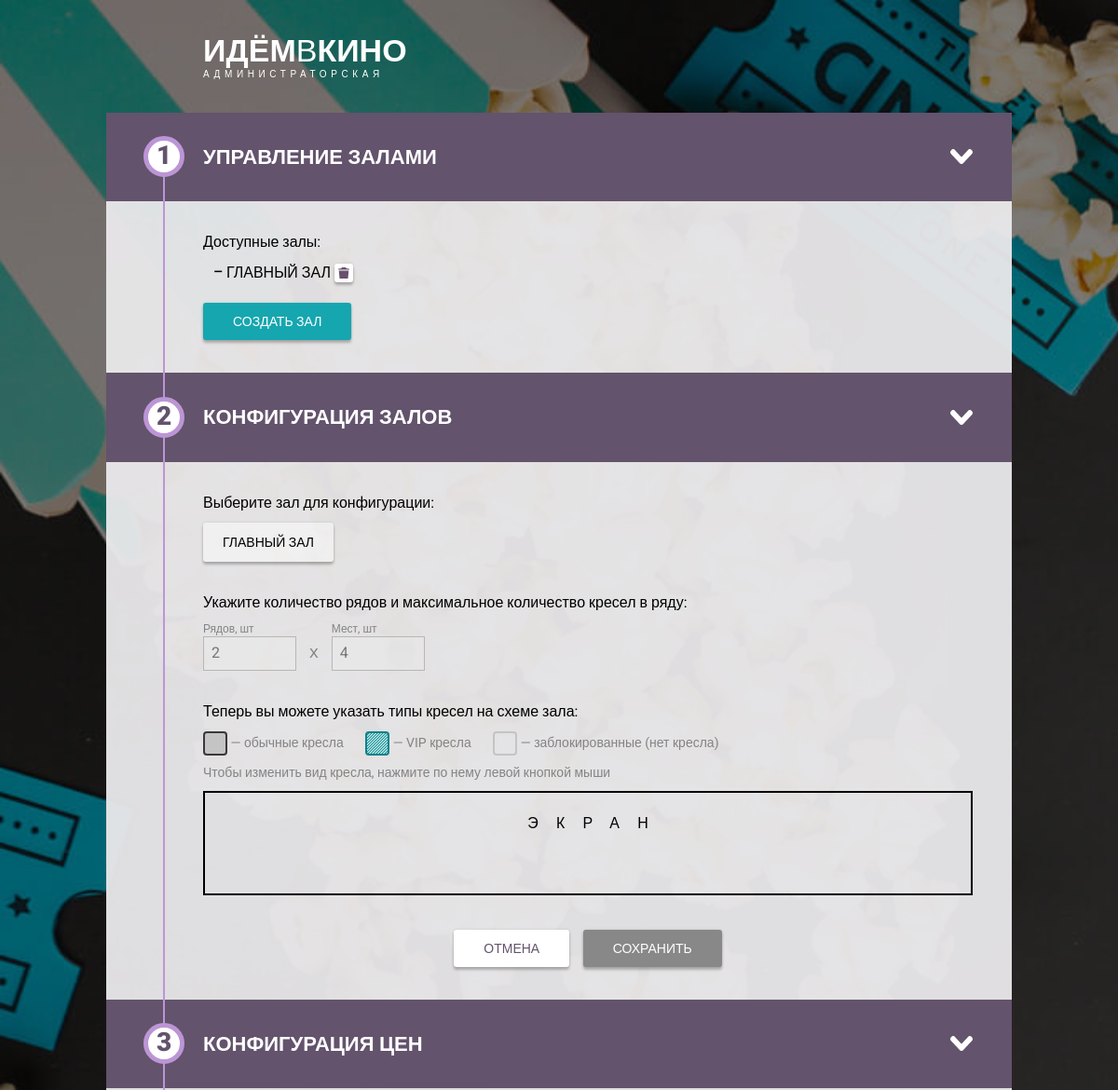
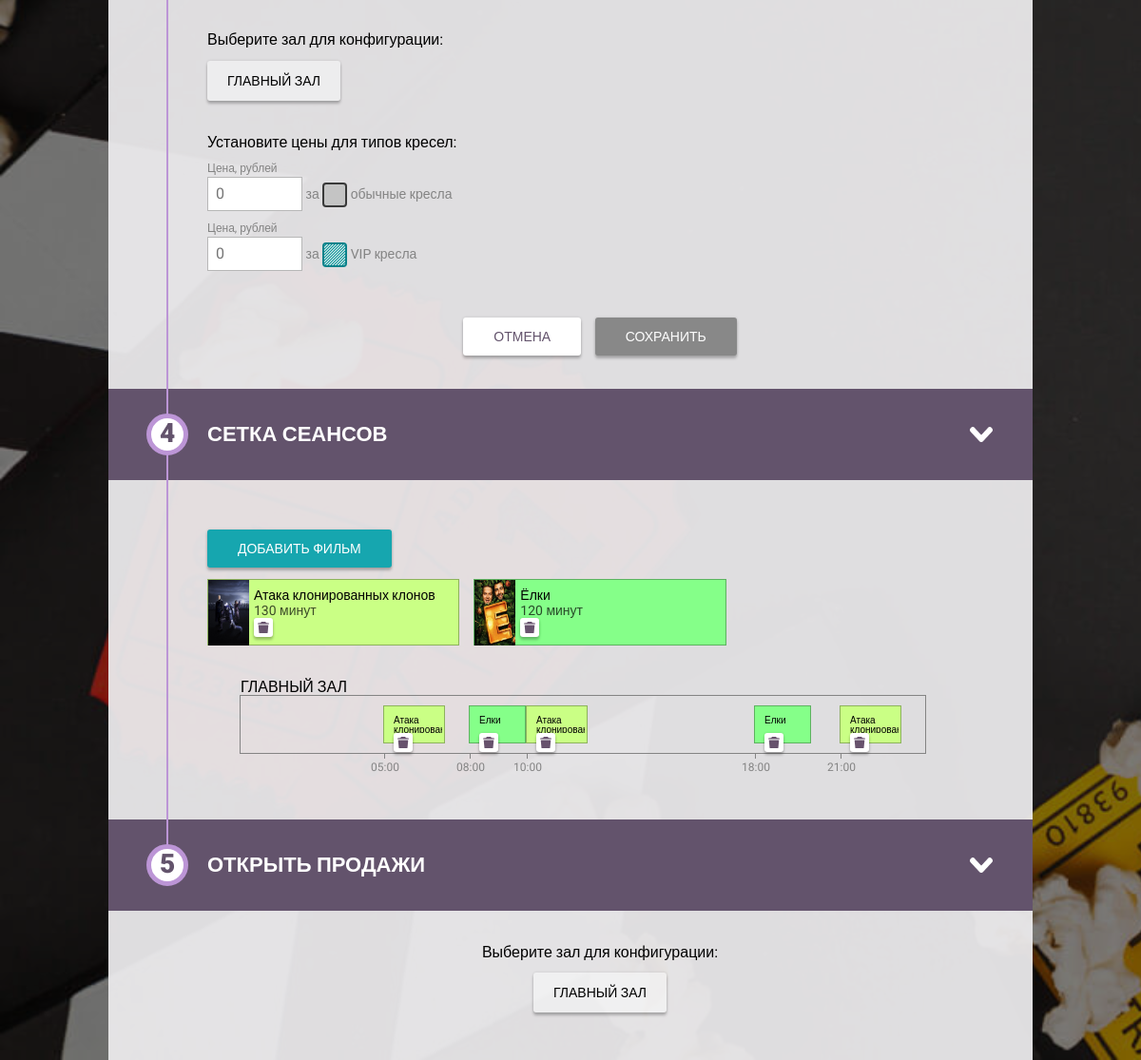
/admin/index.php (signed in), run on the app's committed database (2 pictures, top to bottom).
### tables this page shows
CREATE TABLE `halls` (
  `id` int NOT NULL AUTO_INCREMENT,
  `name` varchar(100) DEFAULT NULL,
  `grid` varchar(1500) DEFAULT '{"rows":2,"places":4,"grid":[0,1,1,0,2,0,0,2]}',
  `cost` varchar(200) DEFAULT '{"standart": 100, "vip":150}',
  `status` tinyint(1) DEFAULT '0',
  PRIMARY KEY (`id`)
);

CREATE TABLE `films` (
  `id` int NOT NULL AUTO_INCREMENT,
  `name` varchar(100) NOT NULL,
  `duration` int NOT NULL,
  `description` varchar(500) DEFAULT NULL,
  `country` varchar(50) DEFAULT NULL,
  `poster` varchar(200) DEFAULT NULL,
  PRIMARY KEY (`id`)
);

CREATE TABLE `seances` (
  `id` int NOT NULL AUTO_INCREMENT,
  `hall_id` int DEFAULT NULL,
  `film_id` int DEFAULT NULL,
  `time_start` varchar(5) DEFAULT NULL,
  PRIMARY KEY (`id`),
  KEY `seances_halls_FK` (`hall_id`),
  KEY `seances_films_FK` (`film_id`),
  CONSTRAINT `seances_films_FK` FOREIGN KEY (`film_id`) REFERENCES `films` (`id`),
  CONSTRAINT `seances_halls_FK` FOREIGN KEY (`hall_id`) REFERENCES `halls` (`id`)
);

### classes/Database.php (called while the page is built, shortened)
<?php
class Database {
    private $host = 'db';
    private $db_name = 'diploma_php';
    private $username = 'diplom_user';
    private $password = '123456789Qwer1';
    private $conn;
    private function connect() {
        $this->conn = null;
        try {
            $this->conn = new PDO('mysql:host=' . $this->host . ';dbname=' . $this->db_name, $this->username, $this->password);
            $this->conn->setAttribute(PDO::ATTR_ERRMODE, PDO::ERRMODE_EXCEPTION);
        } catch (PDOException $e) {
            echo 'Connection Error: ' . $e->getMessage();
        }
    }
    public function query($query, $params = []) {
        $stmt = $this->conn->prepare($query);
        $stmt->execute();
        return $stmt->fetchAll(PDO::FETCH_ASSOC);
    }
    public function selectWhere($table, $columns, $where) {
        if(count($columns) >= 1)
            $columns_str = implode(", ", $columns);
        else
            $columns_str = '*';
        $query = "SELECT $columns_str FROM $table";
        if(count($where) >= 1) {
            $where_str = '';
            foreach ($where as $key => $value) {
                $where_str .= $key . '=' . $value . ' AND ';
            }
            $where_str = rtrim($where_str, ' AND ');
            $query .= " WHERE $where_str";
        }
        return $this->query($query);
    }
}
?>

### admin/index.php (the view, shortened to what this page needs)
<?
require_once $_SERVER['DOCUMENT_ROOT'] . '/service/header.php';
?>
<!DOCTYPE html>
<html lang="ru">
<head>
    <link rel="stylesheet" href="CSS/normalize.css">
    <link rel="stylesheet" href="CSS/styles.css">
</head>
<body>
<header class="page-header">
    <h1 class="page-header__title">Идём<span>в</span>кино</h1>
    <span class="page-header__subtitle">Администраторская</span>
</header>
<main class="conf-steps">
    <section class="conf-step">
        <header class="conf-step__header conf-step__header_opened">
            <h2 class="conf-step__title">Управление залами</h2>
        </header>
        <div class="conf-step__wrapper">
            <p class="conf-step__paragraph">Доступные залы:</p>
            <ul class="conf-step__list">
                <? $allHalls = $db->selectWhere('halls', ['id', 'name'], []);
                foreach ($allHalls as $hall): ?>
                    <li>
                        <?= $hall['name'] ?>
                        <button class="conf-step__button conf-step__button-trash delete_hall"
                                data-idhall="<?= $hall['id'] ?>"></button>
                    </li>
                <? endforeach; ?>
            </ul>
            <button class="conf-step__button conf-step__button-accent" id="addHallBtn">Создать зал</button>
        </div>
    </section>
    <section class="conf-step">
        <header class="conf-step__header conf-step__header_opened">
            <h2 class="conf-step__title">Конфигурация залов</h2>
        </header>
        <div class="conf-step__wrapper">
            <p class="conf-step__paragraph">Выберите зал для конфигурации:</p>
            <ul class="conf-step__selectors-box">
                <?foreach ($allHalls as $hall): ?>
                    <li>
                        <input type="radio" class="conf-step__radio" name="chairs-hall" value="<?=$hall['id']?>"><span
                                class="conf-step__selector"><?=$hall['name']?></span>
                    </li>
                <?endforeach;?>
            </ul>
            <p class="conf-step__paragraph">Укажите количество рядов и максимальное количество кресел в ряду:</p>
            <div class="conf-step__legend">
                <label class="conf-step__label">
                    Рядов, шт<input type="number" min="1" max="20" class="conf-step__input" placeholder="2" id="hallRows" disabled>
                </label>
                <span class="multiplier">x</span>
                <label class="conf-step__label">
                    Мест, шт<input type="number" min="1" max="21" class="conf-step__input" placeholder="4" id="hallRowPlaces" disabled>
                </label>
            </div>
            <p class="conf-step__paragraph">Теперь вы можете указать типы кресел на схеме зала:</p>
            <div class="conf-step__legend">
                <span class="conf-step__chair conf-step__chair_standart"></span> — обычные кресла
                <span class="conf-step__chair conf-step__chair_vip"></span> — VIP кресла
                <span class="conf-step__chair conf-step__chair_disabled"></span> — заблокированные (нет кресла)
                <p class="conf-step__hint">Чтобы изменить вид кресла, нажмите по нему левой кнопкой мыши</p>
            </div>
            <div class="conf-step__hall">
            </div>
            <div class="conf-step__wrapper__save-status" id="gridSave"></div>
            <fieldset class="conf-step__buttons text-center">
                <button class="conf-step__button conf-step__button-regular" id="canselGrid">Отмена</button>
                <input type="submit" value="Сохранить" class="conf-step__button conf-step__button-accent" id="saveGrid" disabled>
            </fieldset>
        </div>
    </section>
    <section class="conf-step">
        <header class="conf-step__header conf-step__header_opened">
            <h2 class="conf-step__title">Конфигурация цен</h2>
        </header>
        <div class="conf-step__wrapper">
            <p class="conf-step__paragraph">Выберите зал для конфигурации:</p>
            <ul class="conf-step__selectors-box">
                <?foreach ($allHalls as $hall): ?>
                    <li>
                        <input type="radio" class="conf-step__radio" name="prices-hall" value="<?=$hall['id']?>"><span
                                class="conf-step__selector"><?=$hall['name']?></span>
                    </li>
                <?endforeach;?>
            </ul>
            <p class="conf-step__paragraph">Установите цены для типов кресел:</p>
            <div class="conf-step__legend">
                <label class="conf-step__label">Цена, рублей<input type="text" class="conf-step__input" placeholder="0" id="costStandart"></label>
                за <span class="conf-step__chair conf-step__chair_standart"></span> обычные кресла
            </div>
            <div class="conf-step__legend">
                <label class="conf-step__label">Цена, рублей<input type="text" class="conf-step__input" placeholder="0" id="costVip"></label>
                за <span class="conf-step__chair conf-step__chair_vip"></span> VIP кресла
            </div>
            <div class="conf-step__wrapper__save-status" id="hallSave"></div>
            <fieldset class="conf-step__buttons text-center">
                <button class="conf-step__button conf-step__button-regular" id="canselCost">Отмена</button>
                <input type="submit" value="Сохранить" class="conf-step__button conf-step__button-accent" id="saveCost" disabled>
            </fieldset>
        </div>
    </section>
    <section class="conf-step">
        <header class="conf-step__header conf-step__header_opened">
            <h2 class="conf-step__title">Сетка сеансов</h2>
        </header>
        <div class="conf-step__wrapper">
            <p class="conf-step__paragraph">
                <button class="conf-step__button conf-step__button-accent" id="addFilmBtn">Добавить фильм</button>
            </p>
            <div class="conf-step__movies">
                <? $allFilms = $db->selectWhere('films', ['id', 'name', 'duration', 'poster'], []);
                foreach ($allFilms as $film): ?>
                    <div class="conf-step__movie" data-filmid="<?= $film['id'] ?>">
                        <img class="conf-step__movie-poster" alt="poster" src="<?= $film['poster'] ?>">
                        <h3 class="conf-step__movie-title"><?= $film['name'] ?></h3>
                        <p class="conf-step__movie-duration"><?= $film['duration'] ?> минут</p>
                        <button class="conf-step__button conf-step__button-trash delete-film"
                                data-idfilm="<?= $film['id'] ?>"></button>
                </div>
                <? endforeach; ?>
            </div>
            <div class="conf-step__seances">
                <? foreach ($allHalls as $hall): ?>
                    <div class="conf-step__seances-hall">
                        <h3 class="conf-step__seances-title"><?= $hall['name'] ?></h3>
                        <div class="conf-step__seances-timeline">
                            <? $hallGrid = $db->selectWhere('seances', ['id', 'film_id', 'time_start'], ['hall_id' => $hall['id']]);
                            foreach ($hallGrid as $grid):
                                $filmInfo = $db->selectWhere('films', ['id', 'name', 'duration'], ['id' => $grid['film_id']])[0];
                                $posStart = ((int)explode(':', $grid['time_start'])[0] * 60 + (int)explode(':', $grid['time_start'])[1]) / 2;
                                $posEnd = $posStart + (int)$filmInfo['duration'] / 2;
                                ?>
                                <div class="conf-step__seances-movie" data-filmid="<?=$filmInfo['id']?>"
                                     style="width: <?= $posEnd - $posStart ?>px; left: <?= $posStart ?>px;">
                                    <p class="conf-step__seances-movie-title"><?= $filmInfo['name'] ?></p>
                                    <p class="conf-step__seances-movie-start"><?= $grid['time_start'] ?></p>
                                    <button class="conf-step__button conf-step__button-trash delete-seance"
                                            data-idseance="<?= $grid['id'] ?>"></button>
                                </div>
                            <? endforeach; ?>
                        </div>
                    </div>
                <? endforeach; ?>
            </div>
        </div>
    </section>
    <section class="conf-step">
        <header class="conf-step__header conf-step__header_opened">
            <h2 class="conf-step__title">Открыть продажи</h2>
        </header>
        <div class="conf-step__wrapper text-center">
            <p class="conf-step__paragraph">Выберите зал для конфигурации:</p>
            <ul class="conf-step__selectors-box">
                <?foreach ($allHalls as $hall): ?>
                    <li>
                        <input type="radio" class="conf-step__radio" name="start-hall" value="<?=$hall['id']?>"><span
                                class="conf-step__selector"><?=$hall['name']?></span>
                    </li>
                <?endforeach;?>
            </ul>
            </div>
    </section>
</main>
</body>
</html>

### data on the page
halls: name "ГЛАВНЫЙ ЗАЛ"
films: poster (picture), name "Атака клонированных клонов", duration "130"
films: poster (picture), name "Ёлки", duration "120"
seances: film.name "Атака…", time_start "10:00"
seances: film.name "Ёлки", time_start "08:00"
seances: film.name "Атака…", time_start "05:00"
seances: film.name "Ёлки", time_start "18:00"
seances: film.name "Атака…", time_start "21:00"
